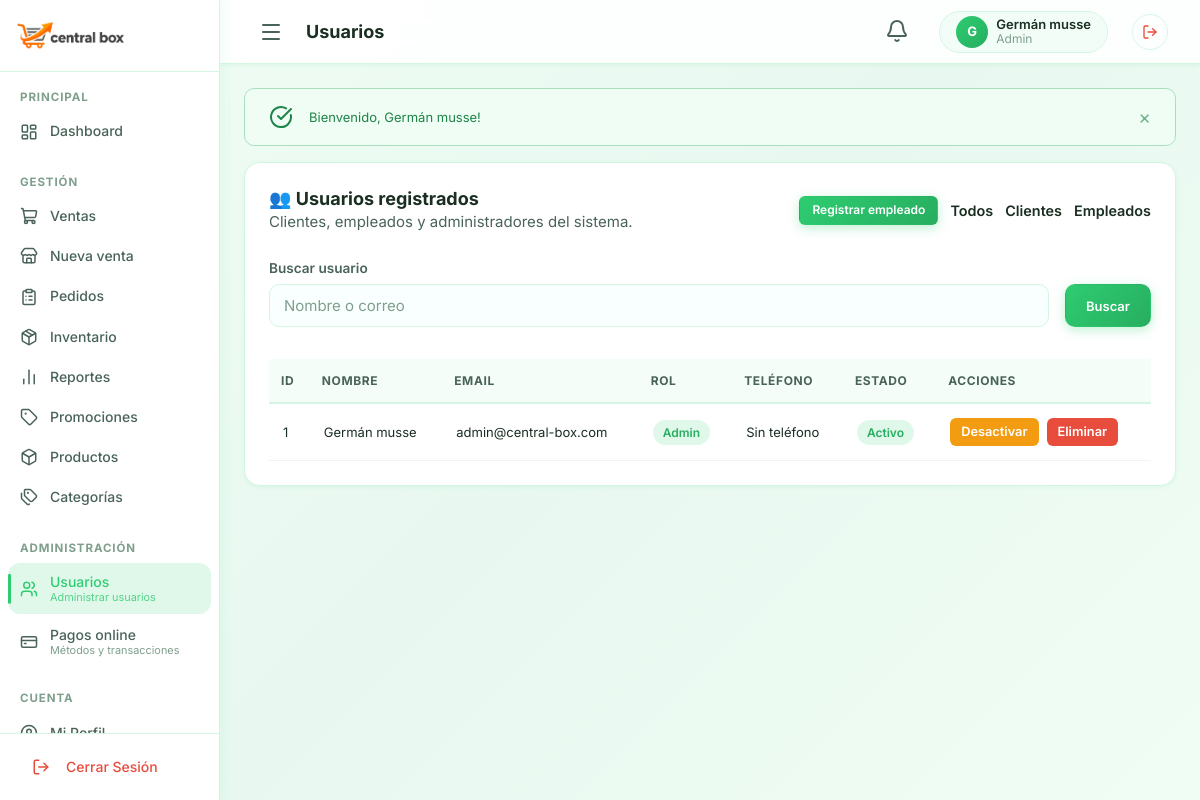
Screenshot of /public/index.php?controller=usuarios&action=lista (signed in) with the database file from the repository.
### tables this page shows
CREATE TABLE IF NOT EXISTS usuarios (
    id          INT UNSIGNED AUTO_INCREMENT PRIMARY KEY,
    nombre      VARCHAR(100)        NOT NULL,
    email       VARCHAR(150)        NOT NULL UNIQUE,
    password    VARCHAR(255)        NOT NULL,
    rol         ENUM('admin','vendedor','cliente') NOT NULL DEFAULT 'cliente',
    telefono    VARCHAR(20)         NULL,
    direccion   VARCHAR(200)        NULL,
    avatar      VARCHAR(255)        NULL,
    activo      TINYINT(1)          NOT NULL DEFAULT 1,
    created_at  DATETIME            NOT NULL DEFAULT CURRENT_TIMESTAMP,
    updated_at  DATETIME            NOT NULL DEFAULT CURRENT_TIMESTAMP ON UPDATE CURRENT_TIMESTAMP
);

### controllers/UsuariosController.php (called while the page is built, shortened)
<?php
require_once MODELS_PATH . '/Usuario.php';
class UsuariosController
{
    private Usuario $usuarioModel;
    public function __construct()
    {
        $this->usuarioModel = new Usuario();
    }
    public function lista(): void
    {
        $pageTitle = 'Usuarios';
        $rol = trim($_GET['rol'] ?? '');
        $busqueda = trim($_GET['buscar'] ?? '');
        $usuarios = $this->usuarioModel->getAll(
            $rol !== '' ? $rol : null,
            $busqueda !== '' ? $busqueda : null,
            100,
            0
        );
        require_once VIEWS_PATH . '/Layouts/header.php';
        require_once VIEWS_PATH . '/admin/usuarios/lista.php';
        require_once VIEWS_PATH . '/Layouts/footer.php';
    }
}

### public/index.php (called while the page is built, shortened)
<?php
require_once __DIR__ . '/../config/config.php';
require_once __DIR__ . '/../config/database.php';
$actionName     = $_GET['action']     ?? 'index';
$controller = new $controllerClass();
$controller->$actionName();

### config/config.php (called while the page is built, shortened)
<?php
function isLoggedIn(): bool
{
    return isset($_SESSION['usuario_id']);
}
function getUser(): ?array
{
    return [
        'id'     => $_SESSION['usuario_id'],
        'nombre' => $_SESSION['usuario_nombre'],
        'email'  => $_SESSION['usuario_email'],
        'rol'    => $_SESSION['usuario_rol'],
        'avatar' => $_SESSION['usuario_avatar'] ?? null,
    ];
}
function getFlash(string $type): ?string
{
    $key = 'flash_' . $type;
    if (isset($_SESSION[$key])) {
        $msg = $_SESSION[$key];
        return $msg;
    }
    return null;
}
function e(?string $value): string
{
    return htmlspecialchars($value ?? '', ENT_QUOTES, 'UTF-8');
}

### models/Usuario.php (called while the page is built, shortened)
<?php
require_once __DIR__ . '/../config/database.php';
class Usuario
{
    private PDO $db;
    public function __construct()
    {
        $this->db = Database::getInstance()->getConnection();
    }
    public function getAll(?string $rol = null, ?string $busqueda = null, int $limit = 50, int $offset = 0): array
    {
        $sql = "SELECT id, nombre, email, rol, telefono, direccion, avatar, activo, created_at, updated_at FROM usuarios WHERE 1=1";
        $params = [];
        $sql .= " ORDER BY created_at DESC LIMIT :limit OFFSET :offset";
        $stmt = $this->db->prepare($sql);
        $stmt->bindValue(':limit', $limit, PDO::PARAM_INT);
        $stmt->bindValue(':offset', $offset, PDO::PARAM_INT);
        $stmt->execute();
        return $stmt->fetchAll();
    }
}

### config/database.php (called while the page is built, shortened)
<?php
class Database
{
    private static ?Database $instance = null;
    private PDO $connection;
    private static string $host = '127.0.0.1';
    private static string $port = '3306';
    private static string $dbname = 'central_box';
    private static string $username = 'root';
    private static string $password = '';
    private static string $charset = 'utf8mb4';
    private function __construct()
    {
        try {
            $dsn = "mysql:host=" . self::$host . ";port=" . self::$port . ";dbname=" . self::$dbname . ";charset=" . self::$charset;
            $options = [
                PDO::ATTR_ERRMODE            => PDO::ERRMODE_EXCEPTION,
                PDO::ATTR_DEFAULT_FETCH_MODE => PDO::FETCH_ASSOC,
                PDO::ATTR_EMULATE_PREPARES   => false,
                PDO::MYSQL_ATTR_INIT_COMMAND => "SET NAMES " . self::$charset,
            ];
            $this->connection = new PDO($dsn, self::$username, self::$password, $options);
        } catch (PDOException $e) {
            die("Error de conexión a la base de datos: " . $e->getMessage());
        }
    }
    public static function getInstance(): self
    {
        if (self::$instance === null) {
            self::$instance = new self();
        }
        return self::$instance;
    }
    public function getConnection(): PDO
    {
        return $this->connection;
    }
}

### views/admin/usuarios/lista.php (the view, shortened to what this page needs)
<div class="card">
    <div class="card-header">
        <div>
            <h2 class="card-title">👥 Usuarios registrados</h2>
            <p class="text-secondary">Clientes, empleados y administradores del sistema.</p>
        </div>
        <div class="table-actions" style="display:flex; gap: 12px; align-items: center;">
            <a href="<?= BASE_URL ?>/index.php?controller=usuarios&action=nuevo" class="btn btn-primary btn-sm">Registrar empleado</a>
            <a href="<?= BASE_URL ?>/index.php?controller=usuarios&action=lista" style="color: var(--color-text); text-decoration: none; font-weight: 600; font-size: 0.9rem;">Todos</a>
            <a href="<?= BASE_URL ?>/index.php?controller=usuarios&action=lista&rol=cliente" style="color: var(--color-text); text-decoration: none; font-weight: 600; font-size: 0.9rem;">Clientes</a>
            <a href="<?= BASE_URL ?>/index.php?controller=usuarios&action=lista&rol=vendedor" style="color: var(--color-text); text-decoration: none; font-weight: 600; font-size: 0.9rem;">Empleados</a>
        </div>
    </div>
    <form method="GET" action="<?= BASE_URL ?>/index.php" class="user-search-form" style="margin-bottom: 2rem;">
        <label class="form-label" for="buscar" style="font-size:0.85rem; color:var(--color-text-secondary); margin-bottom: 4px; display:block;">Buscar usuario</label>
        <div style="display:flex; gap: 1rem;">
            <input type="text" class="form-control" style="flex: 1;" id="buscar" name="buscar" value="<?= e($busqueda ?? '') ?>" placeholder="Nombre o correo">
            <button type="submit" class="btn btn-primary">Buscar</button>
        </div>
    </form>
    <?php if (empty($usuarios)): ?>
        <div class="table-empty">
            <div class="table-empty-icon">👤</div>
            <p>No hay usuarios registrados con esos filtros.</p>
        </div>
    <?php else: ?>
        <div class="table-scroll">
            <table class="table">
                <thead>
                    <tr style="background: rgba(255,255,255,0.03); text-transform: uppercase; font-size: 0.75rem;">
                        <th style="padding:12px; color:var(--color-text-secondary);">ID</th>
                        <th style="padding:12px; color:var(--color-text-secondary);">Nombre</th>
                        <th style="padding:12px; color:var(--color-text-secondary);">Email</th>
                        <th style="padding:12px; color:var(--color-text-secondary);">Rol</th>
                        <th style="padding:12px; color:var(--color-text-secondary);">Teléfono</th>
                        <th style="padding:12px; color:var(--color-text-secondary);">Estado</th>
                        <th style="padding:12px; color:var(--color-text-secondary);">Acciones</th>
                    </tr>
                </thead>
                <tbody>
                    <?php foreach ($usuarios as $usuario): ?>
                        <tr>
                            <td style="padding:14px; border-bottom: 1px solid rgba(0,0,0,0.05);"><?= e((string)$usuario['id']) ?></td>
                            <td style="padding:14px; border-bottom: 1px solid rgba(0,0,0,0.05);"><?= e($usuario['nombre']) ?></td>
                            <td style="padding:14px; border-bottom: 1px solid rgba(0,0,0,0.05);"><?= e($usuario['email']) ?></td>
                            <td style="padding:14px; border-bottom: 1px solid rgba(0,0,0,0.05);">
                                <span class="badge" style="background:rgba(46,204,113,0.15); color:#27ae60;">
                                    <?= e(ucfirst($usuario['rol'])) ?>
                                </span>
                            </td>
                            <td style="padding:14px; border-bottom: 1px solid rgba(0,0,0,0.05);"><?= e($usuario['telefono'] ?? 'Sin teléfono') ?></td>
                            <td style="padding:14px; border-bottom: 1px solid rgba(0,0,0,0.05);">
                                <?php if (!empty($usuario['activo'])): ?>
                                    <span class="badge" style="background:rgba(46,204,113,0.15); color:#27ae60;">Activo</span>
                                <?php else: ?>
                                    <span class="badge" style="background:rgba(231,76,60,0.15); color:#c0392b;">Inactivo</span>
                                <?php endif; ?>
                            </td>
                            <td style="padding:14px; border-bottom: 1px solid rgba(0,0,0,0.05);">
                                <div class="table-actions" style="display:flex; gap: 8px; flex-wrap: wrap;">
                                    <form method="POST" action="<?= BASE_URL ?>/index.php?controller=usuarios&action=cambiarEstado" style="margin:0;">
                                        <button type="submit" class="btn btn-sm <?= !empty($usuario['activo']) ? 'btn-warning' : 'btn-success' ?>" style="padding: 4px 10px; font-size: 0.8rem;">
                                            <?= !empty($usuario['activo']) ? 'Desactivar' : 'Activar' ?>
                                        </button>
                                    </form>
                                    <form method="POST" action="<?= BASE_URL ?>/index.php?controller=usuarios&action=eliminar" onsubmit="return confirm('¿Deseas eliminar este usuario?');" style="margin:0;">
                                        <button type="submit" class="btn btn-sm btn-danger" style="padding: 4px 10px; font-size: 0.8rem;">Eliminar</button>
                                    </form>
                                </div>
                            </td>
                        </tr>
                    <?php endforeach; ?>
                </tbody>
            </table>
        </div>
    <?php endif; ?>
</div>

### views/Layouts/header.php (shortened to what this page needs)
<?php
$pageTitle = $pageTitle ?? 'Dashboard';
?>
<!DOCTYPE html>
<html lang="es">
<head>
    <link rel="stylesheet" href="<?= STYLES_URL ?>/main.css">
    <link rel="stylesheet" href="<?= STYLES_URL ?>/components.css">
</head>
<body>
<div class="app-layout">
    <?php require_once VIEWS_PATH . '/Layouts/sidebar.php'; ?>
    <div class="app-main" id="appMain">
        <header class="app-header" id="appHeader">
            <div class="header-left">
                <button class="sidebar-toggle" id="sidebarToggle" title="Toggle sidebar">
                    <i data-lucide="menu"></i>
                </button>
                <h1 class="page-title"><?= e($pageTitle) ?></h1>
            </div>
            <div class="header-right">
                <?php if ($user && $user['rol'] === 'admin'): ?>
                    <div class="stock-notification" id="stockNotification">
                        <button type="button" class="btn btn-ghost btn-icon stock-notification-button"
                                id="stockNotificationButton" aria-label="Alertas de inventario"
                                aria-expanded="false" aria-controls="stockNotificationPanel">
                            <i data-lucide="bell"></i>
                        </button>
                    </div>
                <?php endif; ?>
                <a href="<?= BASE_URL ?>/index.php?controller=usuarios&action=perfil" class="header-user" title="Mi Perfil">
                    <div class="header-user-avatar">
                        <?= strtoupper(substr($user['nombre'] ?? 'U', 0, 1)) ?>
                    </div>
                    <div class="header-user-info">
                        <span class="header-user-name"><?= e($user['nombre'] ?? 'Usuario') ?></span>
                        <span class="header-user-role"><?= e($user['rol'] ?? '') ?></span>
                    </div>
                </a>
                <a href="<?= BASE_URL ?>/index.php?controller=auth&action=logout" class="btn-logout-header" id="btnLogout" title="Cerrar Sesión">
                    <i data-lucide="log-out"></i>
                </a>
            </div>
        </header>
        <main class="app-content">
            <?php
            $flashSuccess = getFlash('success');
            ?>
            <?php if ($flashSuccess): ?>
                <div class="alert alert-success animate-fade-in">
                    <i data-lucide="check-circle"></i>
                    <span><?= e($flashSuccess) ?></span>
                    <button class="alert-close" onclick="this.parentElement.remove()">×</button>
                </div>
            <?php endif; ?>

### Styles/components.css (style rules this page uses)
.btn { display: inline-flex; align-items: center; justify-content: center; gap: var(--space-sm); padding: 10px 20px; border-radius: var(--radius-md); font-size: var(--font-size-sm); font-weight: 600; cursor: pointer; transition: all var(--transition-fast); white-space: nowrap; border: 1px solid transparent; line-height: 1.4; }
.btn-primary { background: var(--gradient-primary); color: white; box-shadow: 0 3px 12px rgba(46, 204, 113, 0.30); }
.btn-warning { background: var(--color-warning); color: white; }
.btn-danger { background: var(--color-danger); color: white; }
.btn-ghost { background: transparent; color: var(--color-text-secondary); }
.btn-sm { padding: 5px 12px; font-size: var(--font-size-xs); border-radius: var(--radius-sm); }
.btn-icon { width: 36px; height: 36px; padding: 0; border-radius: var(--radius-md); }
.card { background: #ffffff; border: 1px solid var(--color-border); border-radius: var(--radius-lg); padding: var(--space-lg); transition: all var(--transition-base); box-shadow: var(--shadow-sm); }
.card-header { display: flex; align-items: center; justify-content: space-between; margin-bottom: var(--space-lg); }
.card-title { font-size: var(--font-size-lg); font-weight: 700; color: var(--color-text); }
.form-label { display: block; font-size: var(--font-size-sm); font-weight: 600; color: var(--color-text-secondary); margin-bottom: var(--space-sm); }
.form-control { width: 100%; padding: 11px 14px; background: #f9fffe; border: 1.5px solid var(--color-border); border-radius: var(--radius-md); color: var(--color-text); font-size: var(--font-size-base); transition: all var(--transition-fast); }
.form-control::placeholder { color: var(--color-text-muted); }
.table-scroll { overflow-x: auto; }
.table { width: 100%; border-collapse: collapse; }
.table th { padding: var(--space-md) var(--space-lg); text-align: left; font-size: var(--font-size-xs); font-weight: 700; color: var(--color-text-secondary); text-transform: uppercase; letter-spacing: 0.05em; border-bottom: 2px solid var(--color-border); background: var(--color-surface); white-space: nowrap; }
.table td { padding: var(--space-md) var(--space-lg); font-size: var(--font-size-sm); border-bottom: 1px solid var(--color-border); vertical-align: middle; color: var(--color-text); }
.table tbody tr { transition: background var(--transition-fast); }
.table tbody tr:last-child td { border-bottom: none; }
.table-actions { display: flex; gap: var(--space-xs); }
.badge { display: inline-flex; align-items: center; gap: 4px; padding: 3px 10px; border-radius: var(--radius-full); font-size: var(--font-size-xs); font-weight: 600; white-space: nowrap; }
.alert { display: flex; align-items: center; gap: var(--space-md); padding: var(--space-md) var(--space-lg); border-radius: var(--radius-md); font-size: var(--font-size-sm); margin-bottom: var(--space-md); animation: fadeIn 0.3s ease-out; border: 1px solid; }
.alert-success { background: #f0fdf4; border-color: #a9dfbf; color: #1e8449; }
.alert-close { margin-left: auto; cursor: pointer; opacity: 0.6; transition: opacity var(--transition-fast); background: none; border: none; color: inherit; font-size: 1.2rem; }

### rows the page displays
usuarios: nombre "G", nombre "Germán musse", rol "Admin", id "1", email "admin@central-box.com", telefono "Sin teléfono", activo "Activo"

### other values shown
$pageTitle "Usuarios"
$flashSuccess "Bienvenido, Germán musse!"
